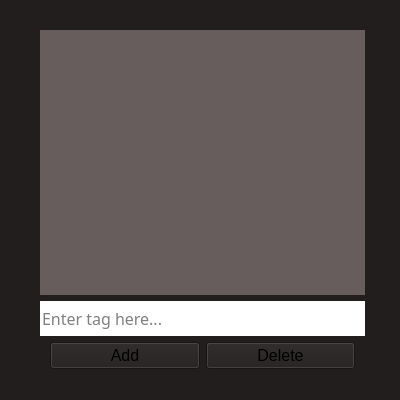
<?xml version="1.0" encoding="UTF-8"?>
<ui version="4.0">
 <class>TagsList</class>
 <widget class="QWidget" name="TagsList">
  <property name="geometry">
   <rect>
    <x>0</x>
    <y>0</y>
    <width>400</width>
    <height>400</height>
   </rect>
  </property>
  <property name="minimumSize">
   <size>
    <width>400</width>
    <height>400</height>
   </size>
  </property>
  <property name="maximumSize">
   <size>
    <width>400</width>
    <height>400</height>
   </size>
  </property>
  <property name="windowTitle">
   <string>Form</string>
  </property>
  <property name="styleSheet">
   <string notr="true">QWidget{

background-color: rgba(34, 30, 30, 1);
}

QScrollBar:vertical {
	border: none;
    background: rgb(45, 45, 68);
    width: 14px;
    margin: 15px 0 15px 0;
	border-radius: 0px;
 }

/*  HANDLE BAR VERTICAL */
QScrollBar::handle:vertical {	
	background-color: rgb(80, 80, 122);
	min-height: 30px;
	border-radius: 0px;
}
QScrollBar::handle:vertical:hover{	
	background-color: rgba(79, 115, 207, 1);
}
QScrollBar::handle:vertical:pressed {	
	background-color:rgba(79, 115, 207, 0.7);
}

/* BTN TOP - SCROLLBAR */
QScrollBar::sub-line:vertical {
	border: none;
	background-color: rgb(59, 59, 90);
	height: 15px;
	border-top-left-radius: 0px;
	border-top-right-radius: 0px;
	subcontrol-position: top;
	subcontrol-origin: margin;
}
QScrollBar::sub-line:vertical:hover {	
	background-color: rgba(79, 115, 207, 1);
}
QScrollBar::sub-line:vertical:pressed {	
	background-color: rgba(79, 115, 207, 0.7);
}

/* BTN BOTTOM - SCROLLBAR */
QScrollBar::add-line:vertical {
	border: none;
	background-color: rgb(59, 59, 90);
	height: 15px;
	border-bottom-left-radius: 0px;
	border-bottom-right-radius: 0px;
	subcontrol-position: bottom;
	subcontrol-origin: margin;
}
QScrollBar::add-line:vertical:hover {	
	background-color: rgba(79, 115, 207, 1);
}
QScrollBar::add-line:vertical:pressed {	
	background-color: rgba(79, 115, 207, 0.7);
}

/* RESET ARROW */
QScrollBar::up-arrow:vertical, QScrollBar::down-arrow:vertical {
	background: none;
}
QScrollBar::add-page:vertical, QScrollBar::sub-page:vertical {
	background: none;
}

</string>
  </property>
  <widget class="QWidget" name="layoutWidget">
   <property name="geometry">
    <rect>
     <x>40</x>
     <y>30</y>
     <width>325</width>
     <height>339</height>
    </rect>
   </property>
   <layout class="QVBoxLayout" name="verticalLayout_2">
    <property name="sizeConstraint">
     <enum>QLayout::SetMinimumSize</enum>
    </property>
    <item>
     <widget class="QListWidget" name="tagListWidget">
      <property name="font">
       <font>
        <family>Proxima Nova</family>
        <pointsize>15</pointsize>
       </font>
      </property>
      <property name="styleSheet">
       <string notr="true">background-color: rgba(104, 93, 93, 1);
border:none;
color:white;
</string>
      </property>
      <property name="spacing">
       <number>3</number>
      </property>
     </widget>
    </item>
    <item>
     <widget class="QLineEdit" name="taginput">
      <property name="sizePolicy">
       <sizepolicy hsizetype="Expanding" vsizetype="Fixed">
        <horstretch>0</horstretch>
        <verstretch>0</verstretch>
       </sizepolicy>
      </property>
      <property name="font">
       <font>
        <family>Proxima Nova</family>
        <pointsize>12</pointsize>
       </font>
      </property>
      <property name="styleSheet">
       <string notr="true">height:35px;
border:0px;
background-color:white</string>
      </property>
      <property name="text">
       <string/>
      </property>
      <property name="maxLength">
       <number>30</number>
      </property>
      <property name="placeholderText">
       <string>Enter tag here...</string>
      </property>
     </widget>
    </item>
    <item>
     <layout class="QHBoxLayout" name="horizontalLayout">
      <property name="sizeConstraint">
       <enum>QLayout::SetMinimumSize</enum>
      </property>
      <property name="leftMargin">
       <number>10</number>
      </property>
      <property name="rightMargin">
       <number>10</number>
      </property>
      <item>
       <widget class="QPushButton" name="addbutton">
        <property name="sizePolicy">
         <sizepolicy hsizetype="Minimum" vsizetype="Fixed">
          <horstretch>0</horstretch>
          <verstretch>0</verstretch>
         </sizepolicy>
        </property>
        <property name="font">
         <font>
          <pointsize>12</pointsize>
         </font>
        </property>
        <property name="styleSheet">
         <string notr="true">:active{
background-color: rgba(79, 115, 207, 1);
color: rgba(255, 255, 255, 1);
border: none;
 }</string>
        </property>
        <property name="text">
         <string>Add</string>
        </property>
       </widget>
      </item>
      <item>
       <widget class="QPushButton" name="deletebutton">
        <property name="font">
         <font>
          <pointsize>12</pointsize>
         </font>
        </property>
        <property name="styleSheet">
         <string notr="true">:active{
background-color: rgba(79, 115, 207, 1);
color: rgba(255, 255, 255, 1);
border: none;
 }
</string>
        </property>
        <property name="text">
         <string>Delete</string>
        </property>
       </widget>
      </item>
     </layout>
    </item>
   </layout>
  </widget>
 </widget>
 <resources/>
 <connections/>
</ui>
